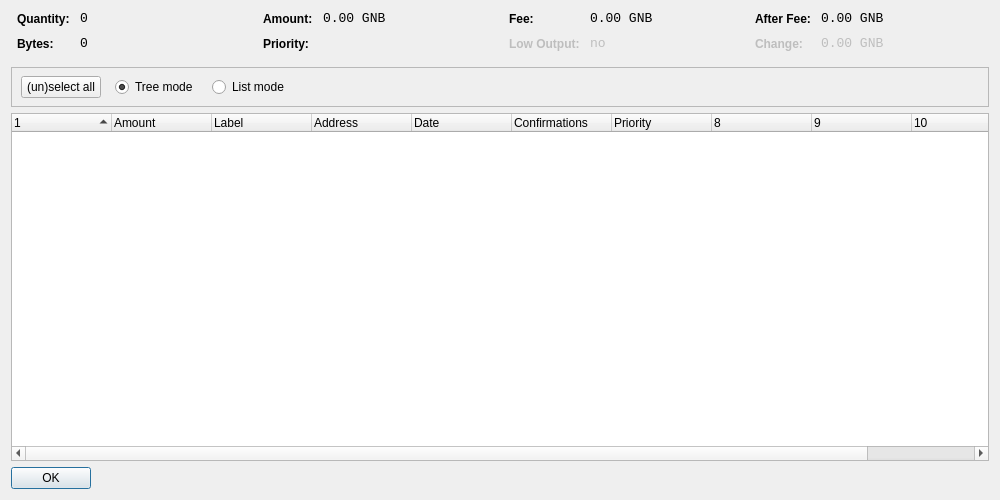
<?xml version="1.0" encoding="UTF-8"?>
<ui version="4.0">
 <class>CoinControlDialog</class>
 <widget class="QDialog" name="CoinControlDialog">
  <property name="geometry">
   <rect>
    <x>0</x>
    <y>0</y>
    <width>1000</width>
    <height>500</height>
   </rect>
  </property>
  <property name="windowTitle">
   <string>Coin Control</string>
  </property>
  <layout class="QVBoxLayout" name="verticalLayout">
   <item>
    <layout class="QHBoxLayout" name="horizontalLayoutTop" stretch="0,0,0,0">
     <property name="topMargin">
      <number>0</number>
     </property>
     <property name="bottomMargin">
      <number>10</number>
     </property>
     <item>
      <layout class="QFormLayout" name="formLayoutCoinControl1">
       <property name="horizontalSpacing">
        <number>10</number>
       </property>
       <property name="verticalSpacing">
        <number>10</number>
       </property>
       <property name="leftMargin">
        <number>6</number>
       </property>
       <property name="rightMargin">
        <number>6</number>
       </property>
       <item row="0" column="0">
        <widget class="QLabel" name="labelCoinControlQuantityText">
         <property name="styleSheet">
          <string notr="true">font-weight:bold;</string>
         </property>
         <property name="text">
          <string>Quantity:</string>
         </property>
        </widget>
       </item>
       <item row="0" column="1">
        <widget class="QLabel" name="labelCoinControlQuantity">
         <property name="font">
          <font>
           <family>Monospace</family>
           <pointsize>10</pointsize>
          </font>
         </property>
         <property name="cursor">
          <cursorShape>IBeamCursor</cursorShape>
         </property>
         <property name="contextMenuPolicy">
          <enum>Qt::ActionsContextMenu</enum>
         </property>
         <property name="text">
          <string notr="true">0</string>
         </property>
         <property name="textInteractionFlags">
          <set>Qt::LinksAccessibleByMouse|Qt::TextSelectableByKeyboard|Qt::TextSelectableByMouse</set>
         </property>
        </widget>
       </item>
       <item row="1" column="0">
        <widget class="QLabel" name="labelCoinControlBytesText">
         <property name="styleSheet">
          <string notr="true">font-weight:bold;</string>
         </property>
         <property name="text">
          <string>Bytes:</string>
         </property>
        </widget>
       </item>
       <item row="1" column="1">
        <widget class="QLabel" name="labelCoinControlBytes">
         <property name="font">
          <font>
           <family>Monospace</family>
           <pointsize>10</pointsize>
          </font>
         </property>
         <property name="cursor">
          <cursorShape>IBeamCursor</cursorShape>
         </property>
         <property name="contextMenuPolicy">
          <enum>Qt::ActionsContextMenu</enum>
         </property>
         <property name="text">
          <string notr="true">0</string>
         </property>
         <property name="textInteractionFlags">
          <set>Qt::LinksAccessibleByMouse|Qt::TextSelectableByKeyboard|Qt::TextSelectableByMouse</set>
         </property>
        </widget>
       </item>
      </layout>
     </item>
     <item>
      <layout class="QFormLayout" name="formLayoutCoinControl2">
       <property name="horizontalSpacing">
        <number>10</number>
       </property>
       <property name="verticalSpacing">
        <number>10</number>
       </property>
       <property name="leftMargin">
        <number>6</number>
       </property>
       <property name="rightMargin">
        <number>6</number>
       </property>
       <item row="0" column="0">
        <widget class="QLabel" name="labelCoinControlAmountText">
         <property name="styleSheet">
          <string notr="true">font-weight:bold;</string>
         </property>
         <property name="text">
          <string>Amount:</string>
         </property>
        </widget>
       </item>
       <item row="0" column="1">
        <widget class="QLabel" name="labelCoinControlAmount">
         <property name="font">
          <font>
           <family>Monospace</family>
           <pointsize>10</pointsize>
          </font>
         </property>
         <property name="cursor">
          <cursorShape>IBeamCursor</cursorShape>
         </property>
         <property name="contextMenuPolicy">
          <enum>Qt::ActionsContextMenu</enum>
         </property>
         <property name="text">
          <string notr="true">0.00 GNB</string>
         </property>
         <property name="textInteractionFlags">
          <set>Qt::LinksAccessibleByMouse|Qt::TextSelectableByKeyboard|Qt::TextSelectableByMouse</set>
         </property>
        </widget>
       </item>
       <item row="1" column="0">
        <widget class="QLabel" name="labelCoinControlPriorityText">
         <property name="styleSheet">
          <string notr="true">font-weight:bold;</string>
         </property>
         <property name="text">
          <string>Priority:</string>
         </property>
        </widget>
       </item>
       <item row="1" column="1">
        <widget class="QLabel" name="labelCoinControlPriority">
         <property name="font">
          <font>
           <family>Monospace</family>
           <pointsize>10</pointsize>
          </font>
         </property>
         <property name="cursor">
          <cursorShape>IBeamCursor</cursorShape>
         </property>
         <property name="contextMenuPolicy">
          <enum>Qt::ActionsContextMenu</enum>
         </property>
         <property name="text">
          <string/>
         </property>
         <property name="textInteractionFlags">
          <set>Qt::LinksAccessibleByMouse|Qt::TextSelectableByKeyboard|Qt::TextSelectableByMouse</set>
         </property>
        </widget>
       </item>
      </layout>
     </item>
     <item>
      <layout class="QFormLayout" name="formLayoutCoinControl3">
       <property name="horizontalSpacing">
        <number>10</number>
       </property>
       <property name="verticalSpacing">
        <number>10</number>
       </property>
       <property name="leftMargin">
        <number>6</number>
       </property>
       <property name="rightMargin">
        <number>6</number>
       </property>
       <item row="0" column="0">
        <widget class="QLabel" name="labelCoinControlFeeText">
         <property name="styleSheet">
          <string notr="true">font-weight:bold;</string>
         </property>
         <property name="text">
          <string>Fee:</string>
         </property>
        </widget>
       </item>
       <item row="0" column="1">
        <widget class="QLabel" name="labelCoinControlFee">
         <property name="font">
          <font>
           <family>Monospace</family>
           <pointsize>10</pointsize>
          </font>
         </property>
         <property name="cursor">
          <cursorShape>IBeamCursor</cursorShape>
         </property>
         <property name="contextMenuPolicy">
          <enum>Qt::ActionsContextMenu</enum>
         </property>
         <property name="text">
          <string notr="true">0.00 GNB</string>
         </property>
         <property name="textInteractionFlags">
          <set>Qt::LinksAccessibleByMouse|Qt::TextSelectableByKeyboard|Qt::TextSelectableByMouse</set>
         </property>
        </widget>
       </item>
       <item row="1" column="0">
        <widget class="QLabel" name="labelCoinControlLowOutputText">
         <property name="enabled">
          <bool>false</bool>
         </property>
         <property name="styleSheet">
          <string notr="true">font-weight:bold;</string>
         </property>
         <property name="text">
          <string>Low Output:</string>
         </property>
        </widget>
       </item>
       <item row="1" column="1">
        <widget class="QLabel" name="labelCoinControlLowOutput">
         <property name="enabled">
          <bool>false</bool>
         </property>
         <property name="font">
          <font>
           <family>Monospace</family>
           <pointsize>10</pointsize>
          </font>
         </property>
         <property name="cursor">
          <cursorShape>IBeamCursor</cursorShape>
         </property>
         <property name="contextMenuPolicy">
          <enum>Qt::ActionsContextMenu</enum>
         </property>
         <property name="text">
          <string notr="true">no</string>
         </property>
         <property name="textInteractionFlags">
          <set>Qt::LinksAccessibleByMouse|Qt::TextSelectableByKeyboard|Qt::TextSelectableByMouse</set>
         </property>
        </widget>
       </item>
      </layout>
     </item>
     <item>
      <layout class="QFormLayout" name="formLayoutCoinControl4">
       <property name="horizontalSpacing">
        <number>10</number>
       </property>
       <property name="verticalSpacing">
        <number>10</number>
       </property>
       <property name="leftMargin">
        <number>6</number>
       </property>
       <property name="rightMargin">
        <number>6</number>
       </property>
       <item row="0" column="0">
        <widget class="QLabel" name="labelCoinControlAfterFeeText">
         <property name="styleSheet">
          <string notr="true">font-weight:bold;</string>
         </property>
         <property name="text">
          <string>After Fee:</string>
         </property>
        </widget>
       </item>
       <item row="0" column="1">
        <widget class="QLabel" name="labelCoinControlAfterFee">
         <property name="font">
          <font>
           <family>Monospace</family>
           <pointsize>10</pointsize>
          </font>
         </property>
         <property name="cursor">
          <cursorShape>IBeamCursor</cursorShape>
         </property>
         <property name="contextMenuPolicy">
          <enum>Qt::ActionsContextMenu</enum>
         </property>
         <property name="text">
          <string notr="true">0.00 GNB</string>
         </property>
         <property name="textInteractionFlags">
          <set>Qt::LinksAccessibleByMouse|Qt::TextSelectableByKeyboard|Qt::TextSelectableByMouse</set>
         </property>
        </widget>
       </item>
       <item row="1" column="0">
        <widget class="QLabel" name="labelCoinControlChangeText">
         <property name="enabled">
          <bool>false</bool>
         </property>
         <property name="styleSheet">
          <string notr="true">font-weight:bold;</string>
         </property>
         <property name="text">
          <string>Change:</string>
         </property>
        </widget>
       </item>
       <item row="1" column="1">
        <widget class="QLabel" name="labelCoinControlChange">
         <property name="enabled">
          <bool>false</bool>
         </property>
         <property name="font">
          <font>
           <family>Monospace</family>
           <pointsize>10</pointsize>
          </font>
         </property>
         <property name="cursor">
          <cursorShape>IBeamCursor</cursorShape>
         </property>
         <property name="contextMenuPolicy">
          <enum>Qt::ActionsContextMenu</enum>
         </property>
         <property name="text">
          <string notr="true">0.00 GNB</string>
         </property>
         <property name="textInteractionFlags">
          <set>Qt::LinksAccessibleByMouse|Qt::TextSelectableByKeyboard|Qt::TextSelectableByMouse</set>
         </property>
        </widget>
       </item>
      </layout>
     </item>
    </layout>
   </item>
   <item>
    <widget class="QFrame" name="frame">
     <property name="minimumSize">
      <size>
       <width>0</width>
       <height>40</height>
      </size>
     </property>
     <property name="frameShape">
      <enum>QFrame::StyledPanel</enum>
     </property>
     <property name="frameShadow">
      <enum>QFrame::Sunken</enum>
     </property>
     <widget class="QWidget" name="horizontalLayoutWidget">
      <property name="geometry">
       <rect>
        <x>10</x>
        <y>0</y>
        <width>781</width>
        <height>41</height>
       </rect>
      </property>
      <layout class="QHBoxLayout" name="horizontalLayoutPanel" stretch="0,0,0,0,0">
       <property name="spacing">
        <number>14</number>
       </property>
       <item>
        <widget class="QPushButton" name="pushButtonSelectAll">
         <property name="sizePolicy">
          <sizepolicy hsizetype="Maximum" vsizetype="Fixed">
           <horstretch>0</horstretch>
           <verstretch>0</verstretch>
          </sizepolicy>
         </property>
         <property name="text">
          <string>(un)select all</string>
         </property>
        </widget>
       </item>
       <item>
        <widget class="QRadioButton" name="radioTreeMode">
         <property name="sizePolicy">
          <sizepolicy hsizetype="Maximum" vsizetype="Fixed">
           <horstretch>0</horstretch>
           <verstretch>0</verstretch>
          </sizepolicy>
         </property>
         <property name="text">
          <string>Tree mode</string>
         </property>
         <property name="checked">
          <bool>true</bool>
         </property>
        </widget>
       </item>
       <item>
        <widget class="QRadioButton" name="radioListMode">
         <property name="sizePolicy">
          <sizepolicy hsizetype="Maximum" vsizetype="Fixed">
           <horstretch>0</horstretch>
           <verstretch>0</verstretch>
          </sizepolicy>
         </property>
         <property name="text">
          <string>List mode</string>
         </property>
        </widget>
       </item>
       <item>
        <spacer name="horizontalSpacer">
         <property name="orientation">
          <enum>Qt::Horizontal</enum>
         </property>
         <property name="sizeHint" stdset="0">
          <size>
           <width>40</width>
           <height>20</height>
          </size>
         </property>
        </spacer>
       </item>
      </layout>
     </widget>
    </widget>
   </item>
   <item>
    <widget class="CoinControlTreeWidget" name="treeWidget">
     <property name="contextMenuPolicy">
      <enum>Qt::CustomContextMenu</enum>
     </property>
     <property name="sortingEnabled">
      <bool>false</bool>
     </property>
     <property name="columnCount">
      <number>11</number>
     </property>
     <attribute name="headerShowSortIndicator" stdset="0">
      <bool>true</bool>
     </attribute>
     <attribute name="headerStretchLastSection">
      <bool>false</bool>
     </attribute>
     <column>
      <property name="text">
       <string/>
      </property>
     </column>
     <column>
      <property name="text">
       <string>Amount</string>
      </property>
     </column>
     <column>
      <property name="text">
       <string>Label</string>
      </property>
     </column>
     <column>
      <property name="text">
       <string>Address</string>
      </property>
     </column>
     <column>
      <property name="text">
       <string>Date</string>
      </property>
     </column>
     <column>
      <property name="text">
       <string>Confirmations</string>
      </property>
      <property name="toolTip">
       <string>Confirmed</string>
      </property>
     </column>
     <column>
      <property name="text">
       <string>Priority</string>
      </property>
     </column>
     <column>
      <property name="text">
       <string/>
      </property>
     </column>
     <column>
      <property name="text">
       <string/>
      </property>
     </column>
     <column>
      <property name="text">
       <string/>
      </property>
     </column>
     <column>
      <property name="text">
       <string/>
      </property>
     </column>
    </widget>
   </item>
   <item>
    <widget class="QDialogButtonBox" name="buttonBox">
     <property name="sizePolicy">
      <sizepolicy hsizetype="Maximum" vsizetype="Fixed">
       <horstretch>0</horstretch>
       <verstretch>0</verstretch>
      </sizepolicy>
     </property>
     <property name="orientation">
      <enum>Qt::Horizontal</enum>
     </property>
     <property name="standardButtons">
      <set>QDialogButtonBox::Ok</set>
     </property>
    </widget>
   </item>
  </layout>
 </widget>
 <customwidgets>
  <customwidget>
   <class>CoinControlTreeWidget</class>
   <extends>QTreeWidget</extends>
   <header>coincontroltreewidget.h</header>
  </customwidget>
 </customwidgets>
 <resources/>
 <connections/>
</ui>
